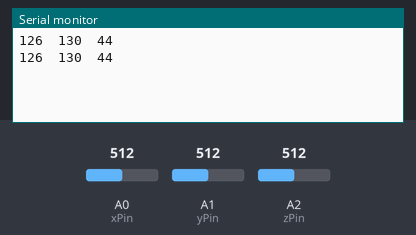
Recording of a sketch running on a simulated Arduino Uno, built with avr-gcc and run on an emulated ATmega328P. Parts: the last lines printed to the serial monitor. The test bench sets the inputs (shaded band); at power-on: A0 (xPin) = 512, A1 (yPin) = 512, A2 (zPin) = 512.

Above: at 1.8 s.
1.9 s: A0 (xPin) set to 716
At 2.6 s:
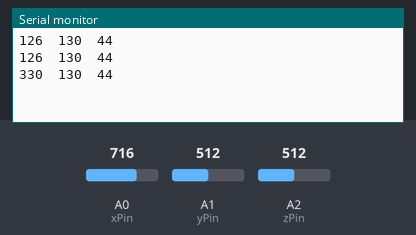
3.4 s: A1 (yPin) set to 716
At 4.3 s:
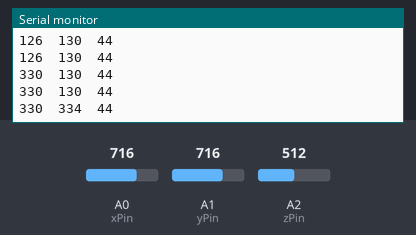
4.9 s: A2 (zPin) set to 716
At 5.8 s:
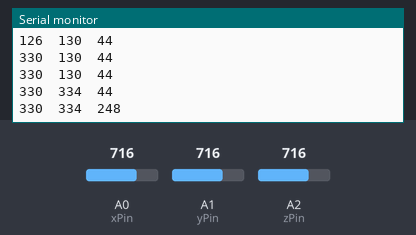
6.4 s: A0 (xPin) set to 900
At 7.7 s:
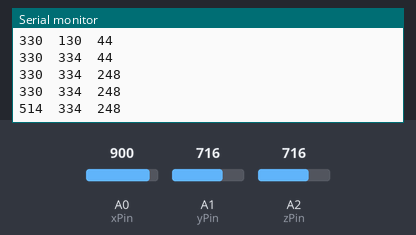
7.9 s: A1 (yPin) set to 900
At 8.8 s:
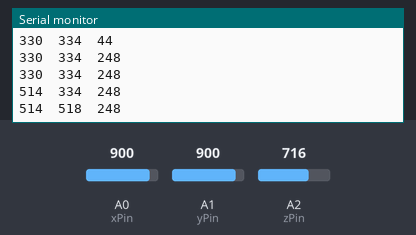
9.4 s: A2 (zPin) set to 900
At 10.9 s:
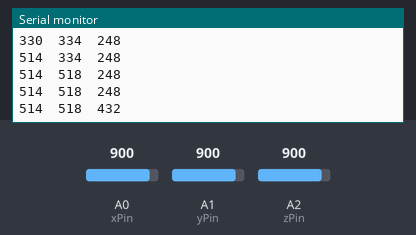
Timing chart, 0 to 11.9 s (numbered marks = the images above; inputs shaded):
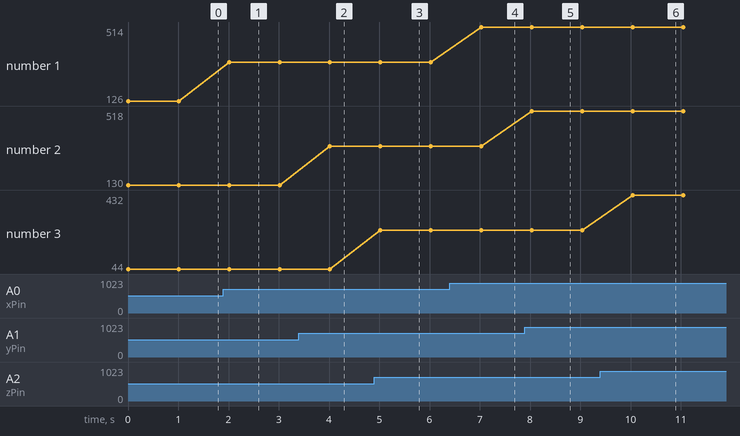

Measured:
- after the input at 1.9 s, the serial monitor: prints a new line after 0.11 s (image 1)
- after the input at 3.4 s, the serial monitor: prints a new line after 0.62 s (image 2)
- after the input at 4.9 s, the serial monitor: prints a new line after 0.12 s (image 3)
- after the input at 6.4 s, the serial monitor: prints a new line after 0.63 s (image 4)
- after the input at 7.9 s, the serial monitor: prints a new line after 0.13 s (image 5)
- after the input at 9.4 s, the serial monitor: prints a new line after 0.64 s (image 6)
- plotted number 1: 126 → 330 after the input at 1.9 s, 330 → 514 after the input at 6.4 s
- plotted number 2: 130 → 334 after the input at 3.4 s, 334 → 518 after the input at 7.9 s

The sketch:

AcclReading.ino
```cpp
const int xPin = A0;
const int yPin = A1;
const int zPin = A2;

void setup() {
  // put your setup code here, to run once:
  Serial.begin(9600);
}

void loop() {
  // put your main code here, to run repeatedly:
  int x = analogRead(xPin);
  delay(1);
  int y = analogRead(yPin);
  delay(1);
  int z = analogRead(zPin);
  delay(1);

  Serial.print(x - 386);
  Serial.print("\t");

  Serial.print(y - 382);
  Serial.print("\t");

  Serial.print(z - 468);
  Serial.print("\n");

  delay(1000);
}
```
